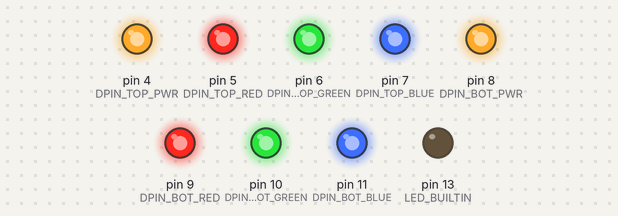
Bench run of a sketch on a simulated Arduino Uno, built with avr-gcc and run on an emulated ATmega328P. Parts: output pins drawn as LEDs (lit = HIGH). EEPROM starts erased.

Above: at 1.0 s.
At 3.0 s:
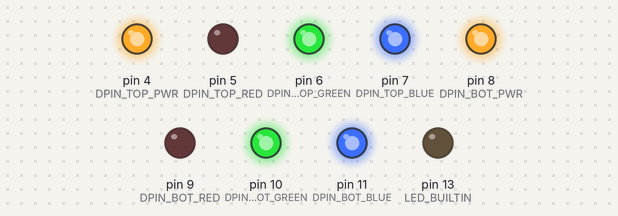
At 5.0 s:
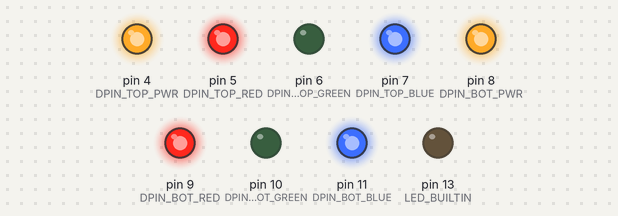
At 7.0 s:
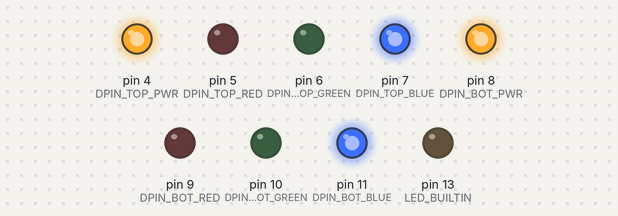
At 11.0 s:
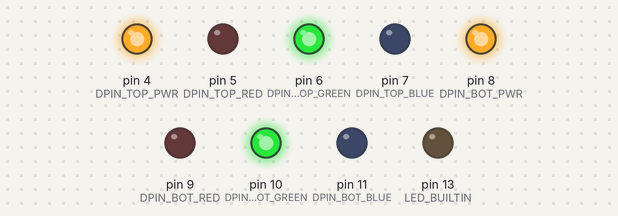
At 15.0 s:
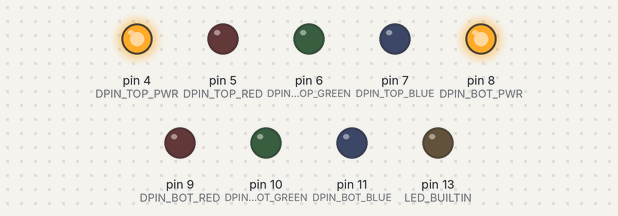
Timing chart, 0 to 16.1 s (numbered marks = the images above):
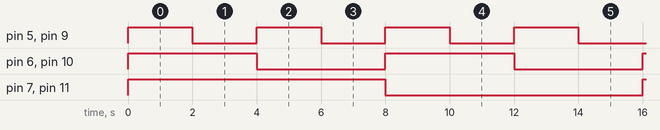

The sketch:

old_controller_board_front_top_led.ino
```cpp
/**
 * Controller for Dell XPS 720 Front LEDs
 *
 * Author: Brian Andress
 * Site: https://github.com/brainthinks
 */

#include <EEPROM.h>

// -----------------------------------------------------------------------------
//
// DATA
//
// -----------------------------------------------------------------------------

/**
 * Dell Wires --> Arduino Pins
 */

// Front Top LEDs
const byte DPIN_TOP_PWR   = 4; // 5v
const byte DPIN_TOP_RED   = 5; // ground
const byte DPIN_TOP_GREEN = 6; // ground
const byte DPIN_TOP_BLUE  = 7; // ground

// Front Bottom LEDs
const byte DPIN_BOT_PWR   = 8;  // 5v
const byte DPIN_BOT_RED   = 9;  // ground
const byte DPIN_BOT_GREEN = 10; // ground
const byte DPIN_BOT_BLUE  = 11; // ground


/**
 * EEPROM Addresses
 */
const int ADDRESS_STATE = 0; // current LED state
const int ADDRESS_CYCLE = 1; // cycle LED enabled


/**
 * LED State
 *
 * The variable names are the color names Dell used in the bios configuration.
 * The values are integers represent the configuration index.
 *
 * I have kept them in the order Dell listed them in the bios (except NONE).
 */
const int LED_NONE     = 0;
const int LED_RUBY     = 1;
const int LED_EMERALD  = 2;
const int LED_AMBER    = 3;
const int LED_SAPPHIRE = 4;
const int LED_AMETHYST = 5;
const int LED_TOPAZ    = 6;
const int LED_DIAMOND  = 7;

const int LED_FIRST = LED_RUBY;
const int LED_LAST  = LED_DIAMOND;

const int LED_CYCLE_DELAY = 2000;


/**
 * LED Configurations
 *
 * Each configuration contains the state of each of the 3 configurable wires
 * necessary to generate a color on Dell's board.
 *
 * 0 - red color state
 * 1 - green color state
 * 2 - blue color state
 * 3 - state indicator
 */
const int LED_CONFIGURATIONS[8][4] = {
  { HIGH, HIGH, HIGH, LED_NONE     },
  { LOW,  HIGH, HIGH, LED_RUBY     },
  { HIGH, LOW,  HIGH, LED_EMERALD  },
  { LOW,  LOW,  HIGH, LED_AMBER    },
  { HIGH, HIGH, LOW,  LED_SAPPHIRE },
  { LOW,  HIGH, LOW,  LED_AMETHYST },
  { HIGH, LOW,  LOW,  LED_TOPAZ    },
  { LOW,  LOW,  LOW,  LED_DIAMOND  }
};


// -----------------------------------------------------------------------------
//
// LED State
//
// -----------------------------------------------------------------------------

/**
 * Set the state, which controls the LED color
 */
void setState(const int state, const bool shouldDisplayState) {
  // If we encounter an unrecognized state
  if (state < LED_NONE || state > LED_LAST) {
    setState(LED_NONE, shouldDisplayState);
    return 0;
  }

  // Configure the LED color
  digitalWrite(DPIN_TOP_RED,  LED_CONFIGURATIONS[state][0]);
  digitalWrite(DPIN_BOT_RED,  LED_CONFIGURATIONS[state][0]);
  digitalWrite(DPIN_TOP_GREEN, LED_CONFIGURATIONS[state][1]);
  digitalWrite(DPIN_BOT_GREEN, LED_CONFIGURATIONS[state][1]);
  digitalWrite(DPIN_TOP_BLUE, LED_CONFIGURATIONS[state][2]);
  digitalWrite(DPIN_BOT_BLUE, LED_CONFIGURATIONS[state][2]);

  // Save the current LED color state
   EEPROM.write(ADDRESS_STATE, LED_CONFIGURATIONS[state][3]);
}

/**
 * Read the current state from the pin that is broadcasting it
 */
int readState() {
  return EEPROM.read(ADDRESS_STATE);
}

void cycleState() {
  volatile int state = readState();

  // Ensure none is skipped when cycling
  if (state == LED_LAST) {
    state = LED_NONE;
  }

  // Increment the LED state to show the next color
  state++;

  setState(state, false);
  delay(LED_CYCLE_DELAY);
}

// -----------------------------------------------------------------------------
//
// Arduino
//
// -----------------------------------------------------------------------------

void setup() {
  pinMode(LED_BUILTIN, OUTPUT);

  // Front Top LEDs
  pinMode(DPIN_TOP_PWR, OUTPUT);
  pinMode(DPIN_TOP_RED, OUTPUT);
  pinMode(DPIN_TOP_GREEN, OUTPUT);
  pinMode(DPIN_TOP_BLUE, OUTPUT);

  // Front Bottom LEDs
  pinMode(DPIN_BOT_PWR, OUTPUT);
  pinMode(DPIN_BOT_RED, OUTPUT);
  pinMode(DPIN_BOT_GREEN, OUTPUT);
  pinMode(DPIN_BOT_BLUE, OUTPUT);

  digitalWrite(DPIN_TOP_PWR, HIGH);
  digitalWrite(DPIN_BOT_PWR, HIGH);
}

void loop() {
  cycleState();
}
```

front_bottom_led_rear_led.ino
```cpp
/**
 * Controller for Dell XPS 720 LEDs
 *
 * Author: Brian Andress
 * Site: https://github.com/brainthinks
 */


#include <EEPROM.h>

const bool DEBUG = false;

// -----------------------------------------------------------------------------
//
// DATA
//
// -----------------------------------------------------------------------------

/**
 * Dell Wires --> Arduino Pins
 */

// Front Bottom LEDs
// const byte DPIN_FB_PWR = ???; // 5v
const byte DPIN_FB_RED   = 5; // ground
const byte DPIN_FB_GREEN = 6; // ground
const byte DPIN_FB_BLUE  = 7; // ground

// Rear LEDs
// const byte DPIN_RR_PWR = ???; // 5v
const byte DPIN_RR_RED   = 5; // ground
const byte DPIN_RR_GREEN = 6; // ground
const byte DPIN_RR_BLUE  = 7; // ground
```

Measured:
- by itself, pin 6 (DPIN_TOP_GREEN), pin 10 (DPIN_BOT_GREEN): repeats every 14.0 s: LOW 4.0 s, HIGH 4.0 s, LOW 4.0 s, HIGH 2.0 s
- by itself, pin 7 (DPIN_TOP_BLUE), pin 11 (DPIN_BOT_BLUE): repeats every 14.0 s: LOW 8.0 s, HIGH 6.0 s
- by itself, pin 5 (DPIN_TOP_RED), pin 9 (DPIN_BOT_RED): LOW → HIGH at 0.00 s, → LOW 2.0 s later, → HIGH 2.0 s later, → LOW 2.0 s later, … (18 changes in this stretch)
